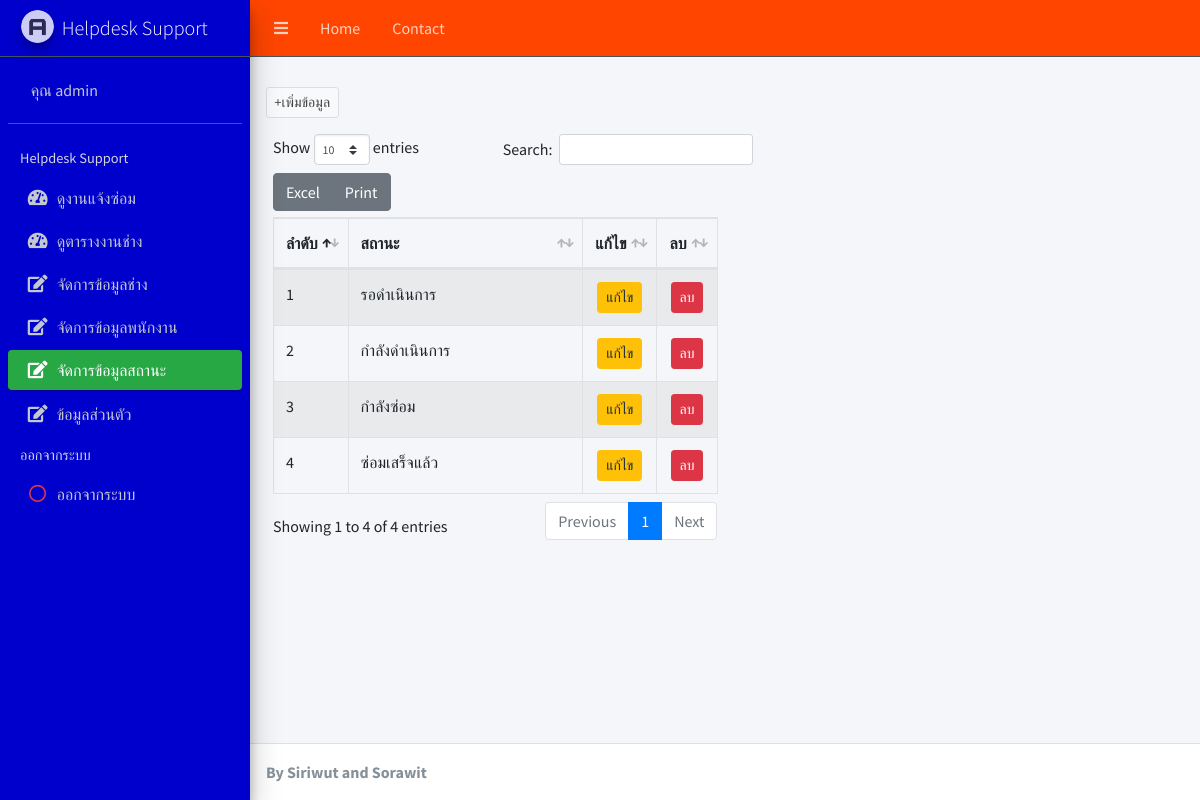
/admin/status.php (signed in), run on the app's committed database.
### tables this page shows
CREATE TABLE `tbl_status` (
  `status_id` int(11) NOT NULL,
  `status_name` varchar(100) NOT NULL
);

### admin/status_list.php (the view, shortened to what this page needs)
<?php
include("condb.php");
   $query_status = "SELECT * FROM tbl_status
      order by status_id " or die ("Error:" . mysqli_error());
     $result2 = mysqli_query($con, $query_status);
?>
<table id="example1" class="table table-bordered table-striped dataTable">
  <thead>
    <tr role="row" class="info">
      <th  tabindex="0" rowspan="1" colspan="1" style="width: 5%;">ลำดับ</th>
      <th  tabindex="0" rowspan="1" colspan="1" style="width: 80%;">สถานะ</th>
      <th  tabindex="0" rowspan="1" colspan="1" style="width: 5%;">แก้ไข</th>
      <th  tabindex="0" rowspan="1" colspan="1" style="width: 5%;">ลบ</th>
    </tr>
  </thead>
  <tbody>
     <?php foreach ($result2 as $row) {   ?>
    <tr>
      <td>
       <?php echo $row['status_id']; ?>
      </td>
       <td>
       <?php echo $row['status_name']; ?>
      </td>
        <td align="center">
        <a class="btn btn-warning btn-sm" onclick="open_modal('<?php echo $row['status_id'];?>','<?php echo $row['status_name'];?>')">
         แก้ไข
        </a>
      </td>
      <td align="center">
        <a class="btn btn-danger btn-sm" onclick="confirmDelete(<?php echo $row['status_id'];?>)">
         ลบ
        </a>
      </td>
       <?php   } ?>
    </tr>
  </tbody>
</table>

### data on the page
tbl_status: status_id "1", status_name "รอดำเนินการ"
tbl_status: status_id "2", status_name "กำลังดำเนินการ"
tbl_status: status_id "3", status_name "กำลังซ่อม"
tbl_status: status_id "4", status_name "ซ่อมเสร็จแล้ว"

### other printed values
$_SESSION["u_name"] "admin"
